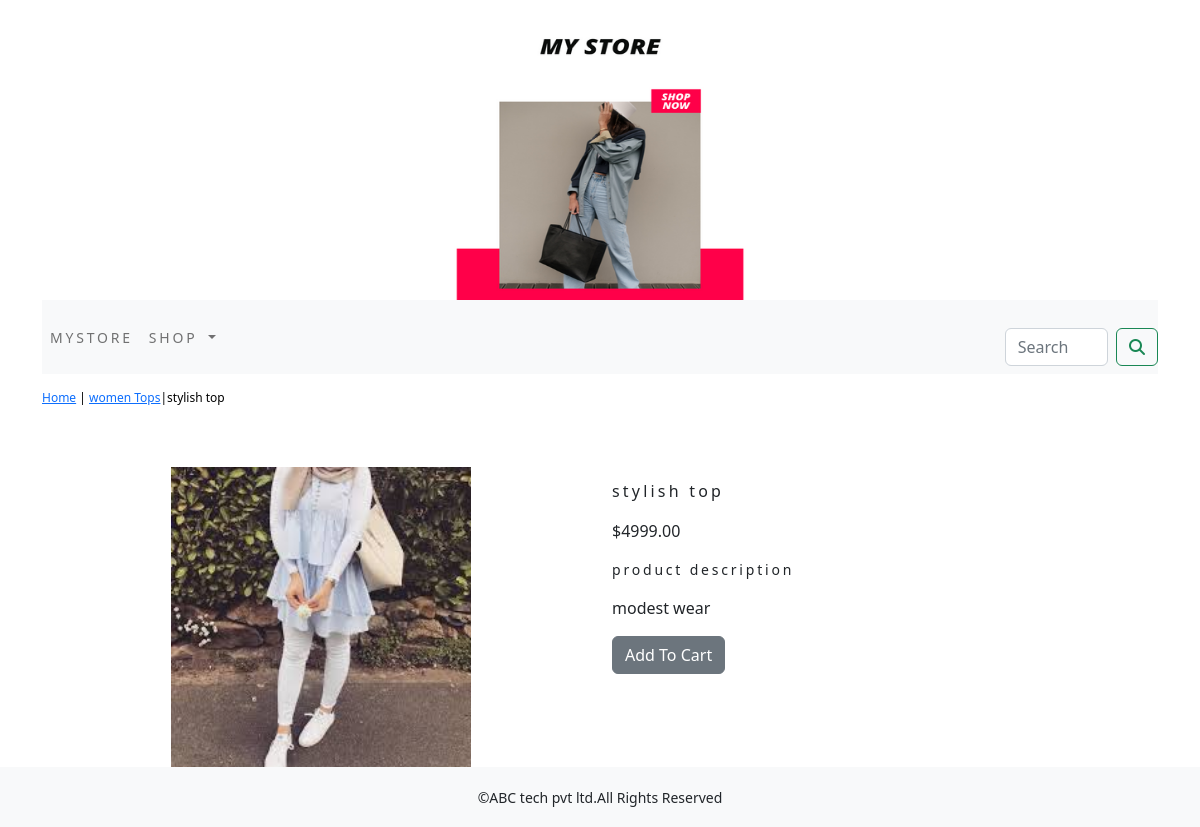
/shop/women-tops/stylish-top/, run on the app's committed database.
### ecommerceapp/models.py (models this page shows, shortened)
class Product(models.Model):
    name=models.CharField(max_length=250,unique=True)
    slug=models.SlugField(max_length=250,unique=True)
    description=models.TextField(blank=True)
    price=models.DecimalField(max_digits=10,decimal_places=2)
    category=models.ForeignKey(Category,on_delete=models.CASCADE)
    image=models.ImageField(upload_to='product',blank=True)
    stock=models.IntegerField()
    available=models.BooleanField(default=True)
    created=models.DateTimeField(auto_now_add=True)
    updated=models.DateTimeField(auto_now=True)
    class Meta:
        ordering=('name',)
        verbose_name='product'
        verbose_name_plural='products'

class Category(models.Model):
    name=models.CharField(max_length=250,unique=True)
    slug=models.SlugField(max_length=50,unique=True)
    description=models.TextField(blank=True)
    image=models.ImageField(upload_to='category',blank=True)
    class Meta:
        ordering=('name',)
        verbose_name='category'
        verbose_name_plural='categories'
    def get_url(self):
        return reverse('ecommerceapp:products_by_category',args=[self.slug])
    def __str__(self):
          return '{}'.format(self.name)

### ecommerceapp/views.py (the view)
# urls.py: path('<slug:c_slug>/<slug:product_slug>/',views.proDetail, name='prodCatdetail'),
def proDetail(request,c_slug,product_slug):
    try:
        product=Product.objects.get(category__slug=c_slug,slug=product_slug)
    except Exception as e:
        raise e
    return render(request,'product.html',{'product':product})

### cart_app/context_processors.py (called while the page is built)
def counter(request):
    item_count=0
    if 'admin' in request.path:
        return {}
    else:
        try:
            cart=Cart.objects.filter(cart_id=_cart_id(request))
            cart_items=CartItem.objects.all().filter(cart=cart[:1])
            for cart_item in cart_items:
                item_count += cart_item.quantity
        except Cart.DoesNotExist:
            item_count =0
    return dict(item_count=item_count)

### cart_app/views.py (called while the page is built)
def _cart_id(request):
    cart=request.session.session_key
    if not cart:
        cart=request.session.create()
    return cart

### ecommerceapp/context_processors.py (called while the page is built)
def menu_links(request):
    links=Category.objects.all()
    return dict(links=links)

### templates/product.html (shortened to what this page needs)
{% extends 'base.html' %}
{% load static %}
{% block content %}
<div class="row my_prod_row_class">
    <div class="mx_auto">
        <p><a href="{% url 'ecommerceapp:allProdCat' %}">Home</a> | <a href="{{product.category.get_url}}">{{product.category}}</a>|{{product.name}}</p>
    </div>
</div>
<div class="container">
<br>
<div class="row">
    <div class="col-12 col-sm-12 col-md-12 col-lg-6 text-center">
        <div style="min-width:18rem;">
            <img src="{{product.image.url}}"  style="width:300px;height:300px;" alt="{{product.name}}">
        </div>
    </div>
     <div class="col-12 col-sm-12 col-md-12 col-lg-6 ">
         <div>
         <h1 class="my_prod_title">{{product.name}}</h1>
          <p>${{product.price}}</p>
           <p class="my_title">product description</p>
         <p class="text-justify my_prod_text">{{product.description}}</p>
         {% if product.stock <= 0 %}
         <p class="text-justify my_prod_text"><b>Out of Stock</b></p>
         {% else %}
         <a class="btn btn-secondary" href="{% url 'cart_app:add_cart' product.id %}">Add To Cart</a>
       {% endif %}
  </div>
        </div>
</div>
</div>
{% endblock %}

### static/css/custom.css (style rules this page uses)
body { font-family: 'Roboto', sans-serif; }
.my_title { font-size:14px; text_transform:uppercase; letter-spacing : .2em; }
.my_prod_row_class { padding-top:15px; padding-bottom:20px; }
.my_prod_row_class .mx_auto { color:#000; font-size:12px; text-decoration:none; }
.my_prod_title { font-size:16px; text_transform:uppercase; letter-spacing :.2em; padding-top:15px; padding-bottom:10px; }

### data on the page
Product: category "women Tops", name "stylish top", image (picture), price "4999.00", description "modest wear"
